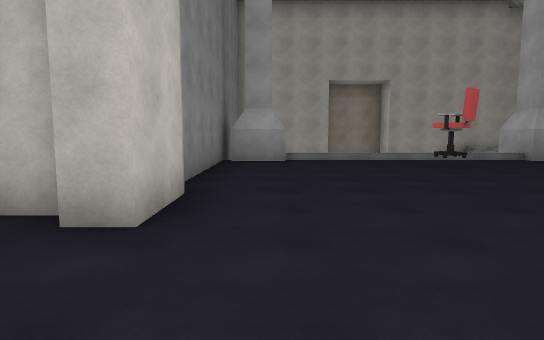
view 1 (above)

24 first-person views from a walk through a scene from a Unity 3-D project. The camera is 1.4 m above the floor, tilts 6° down and sees 75° across. The floor is counted in squares, 2 m on a side. Each view is taken from the middle of a square. On the plan, view 1 faces up. The plan holds only what a view shows up to about 11 squares ahead; the rest is blank. The place goes on beyond the plan. The player is left out. Some animated figures are left out. Some surface patterns are stand-ins.

view 2
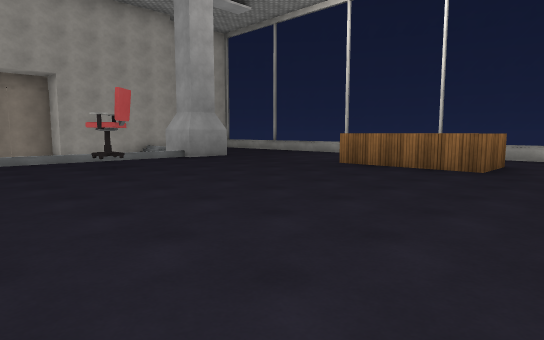

view 3
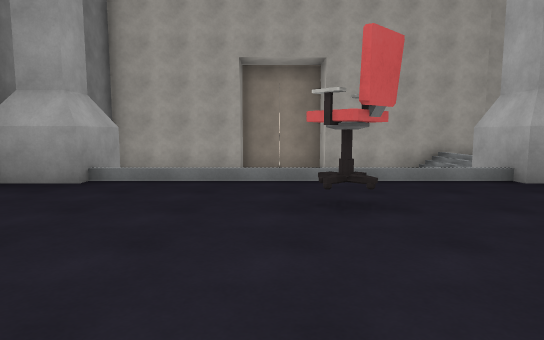

view 4
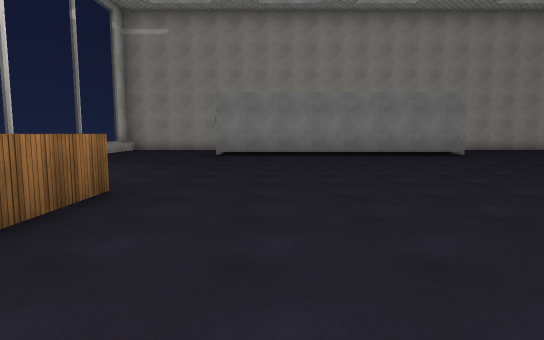

view 5
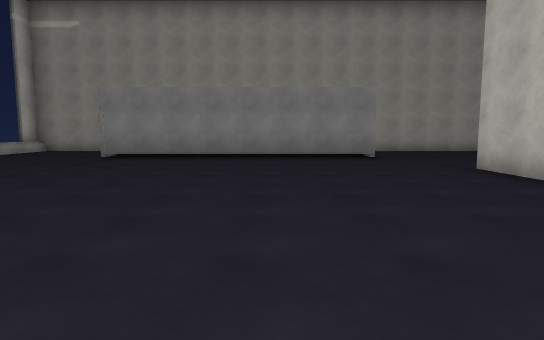

view 6
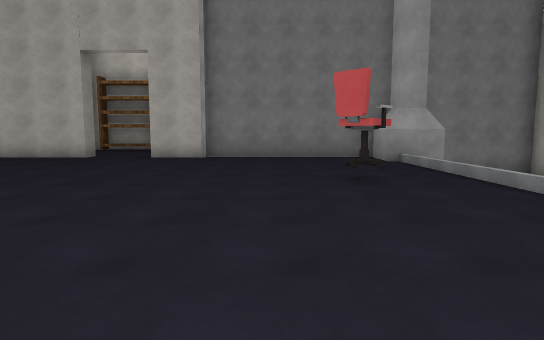

view 7
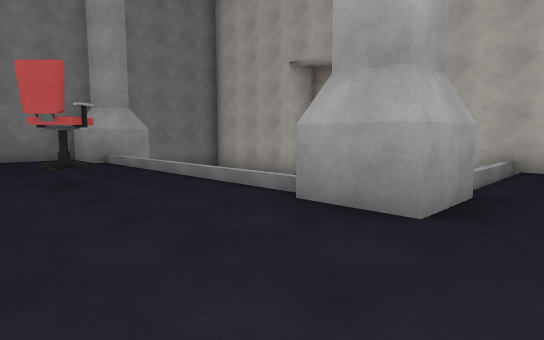

view 8
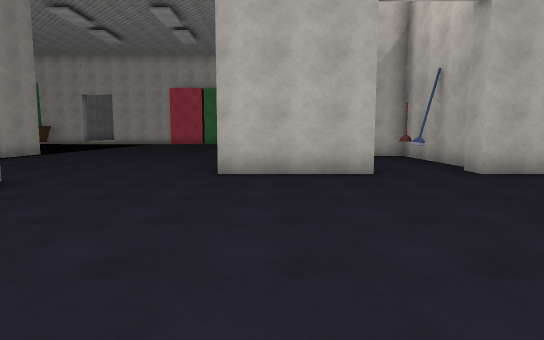

view 9
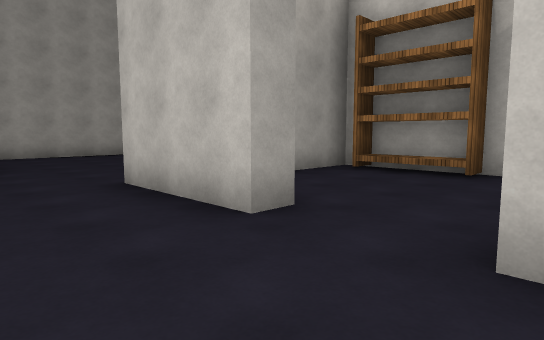

view 10
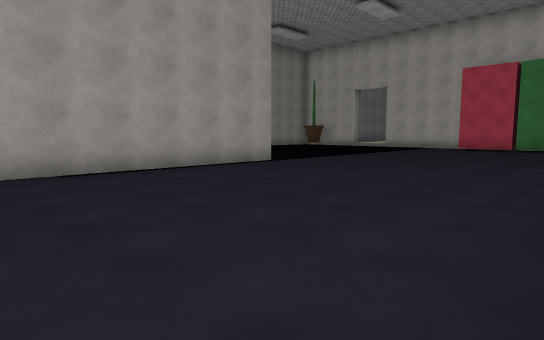

view 11
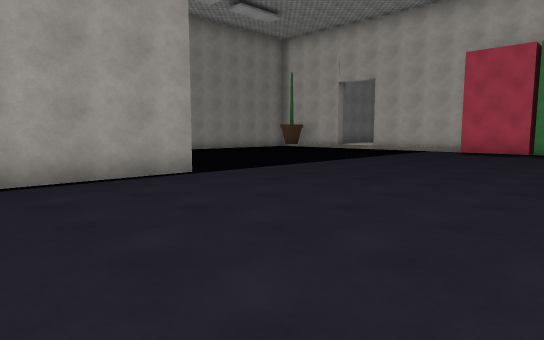

view 12
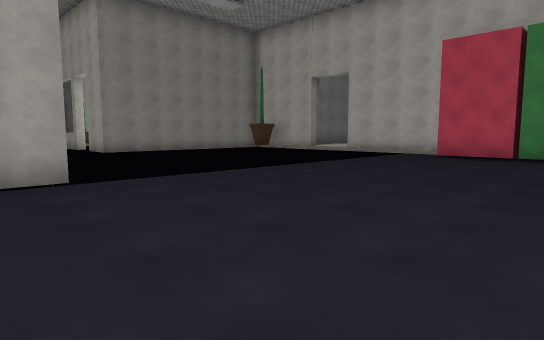

view 13
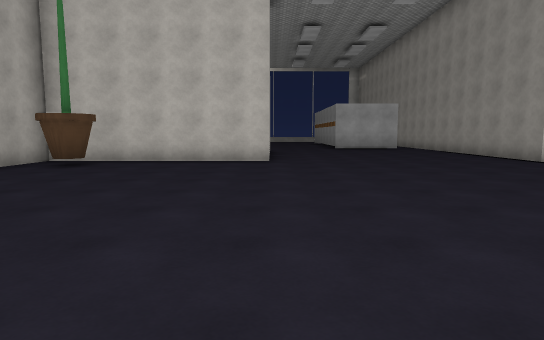

view 14
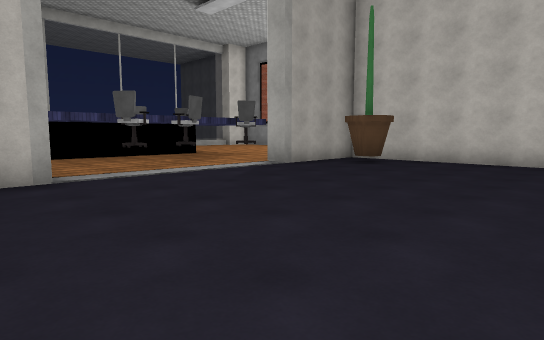

view 15
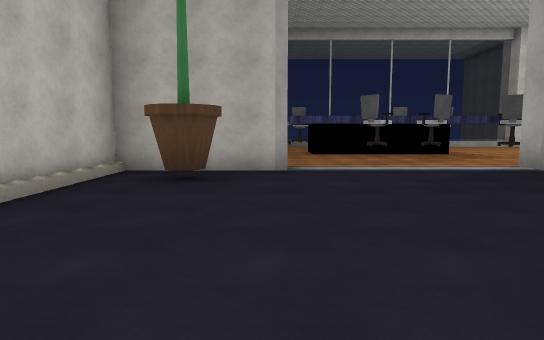

view 16
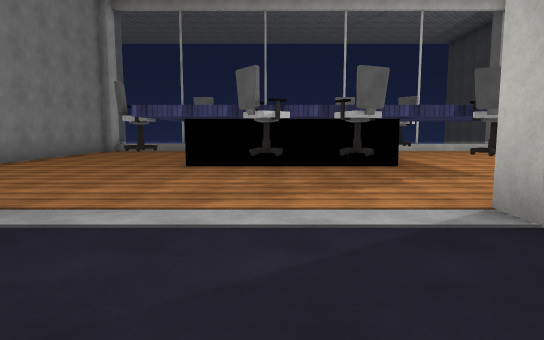

view 17
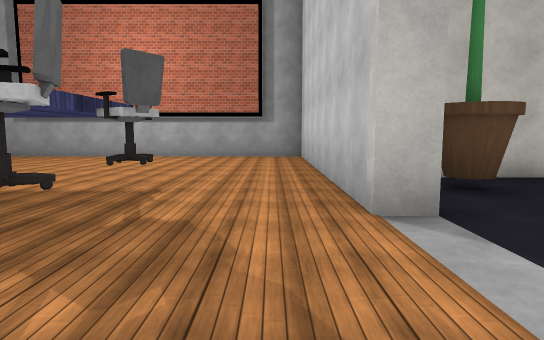

view 18
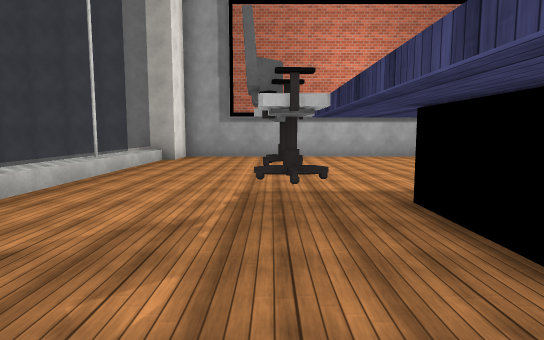

view 19
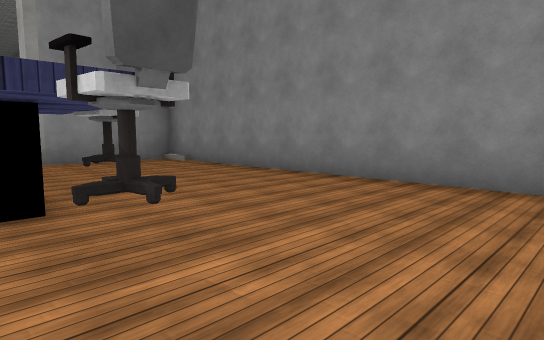

view 20
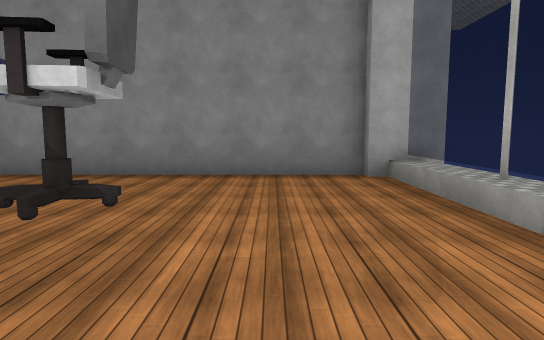

view 21
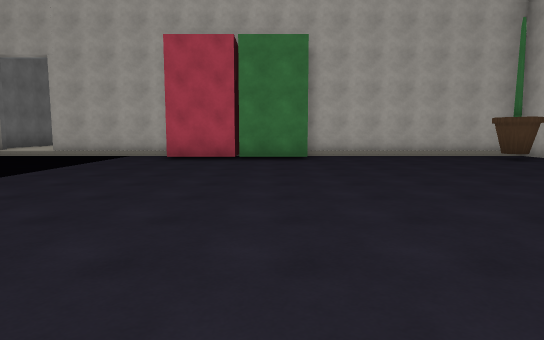

view 22
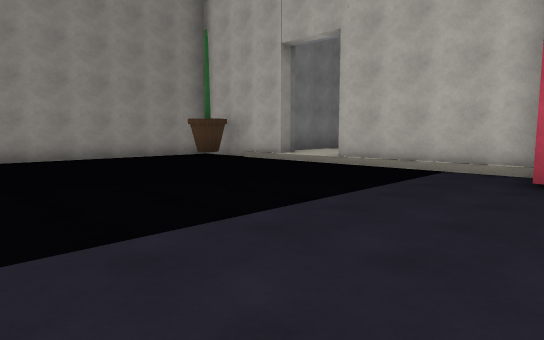

view 23
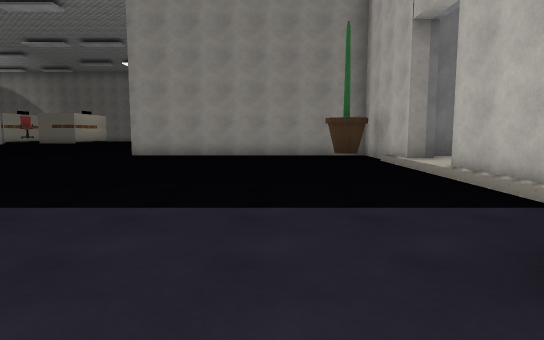

view 24
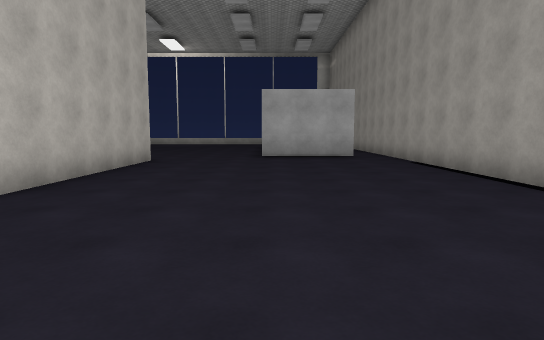

### Floor plan
Key: @ floor where view 1 was taken; # wall or solid block; . main floor; : floor 0.25 m higher than the main floor; + floor 0.5 m higher than the main floor; / step, stairs or slope; = window, fence, low wall or low ledge; ^ raised ledge; C chair; S shelf; O other object.
Columns run from 17 left of view 1 to 9 right of it. Each row starts with its distance up from view 1.
 16                 #
 15 #             =##  ###
 14 #////   //////+#####  ####
 13 #..... .........#       /.
 12 #...............#       /.
 11 #...C...C.C.....#        .
 10 #...............##      #..
  9 #....#   .......##//////#..
  8 #..C. ###.......#..........
  7 #.....CC..C.....#....C.....
  6 #...............#..........
  5 #...............#..........
  4 ####....#########........^
  3 #..........######........^^
  2 #.O.......O#.............^^
  1 #..........#S..............
  0 #..........# ...#@.........
 -1 #..........#....#..........
 -2 #..........######..........
 -3 ##.........................
 -4 ##.........................
 -5 ##................#######..
 -6 ##................#
 -7 #.................#
 -8 #..................
 -9 #          ########
-10 #
-11 :
-12 :
-13 #
-14 #
-15 #O
-16 ########

Where each view was taken, in squares from view 1:
view 1: 0 up, 0 right, facing up
view 2: 0 up, 1 right, facing up-right
view 3: 4 up, 3 right, facing up
view 4: 6 up, 6 right, facing down
view 5: 5 up, 3 right, facing down
view 6: 6 up, 9 right, facing left
view 7: 6 up, 9 right, facing up-left
view 8: 1 down, 5 right, facing left
view 9: 3 up, 1 right, facing down-left
view 10: 2 down, 0 right, facing down-left
view 11: 3 down, 3 left, facing down-left
view 12: 3 down, 5 left, facing down-left
view 13: 2 down, 15 left, facing right
view 14: 2 down, 15 left, facing up-right
view 15: 3 down, 14 left, facing up
view 16: 1 up, 11 left, facing up
view 17: 5 up, 12 left, facing right
view 18: 11 up, 12 left, facing right
view 19: 13 up, 12 left, facing down-left
view 20: 12 up, 11 left, facing left
view 21: 4 down, 6 left, facing left
view 22: 6 down, 10 left, facing down-left
view 23: 5 down, 14 left, facing down
view 24: 5 down, 10 left, facing right
